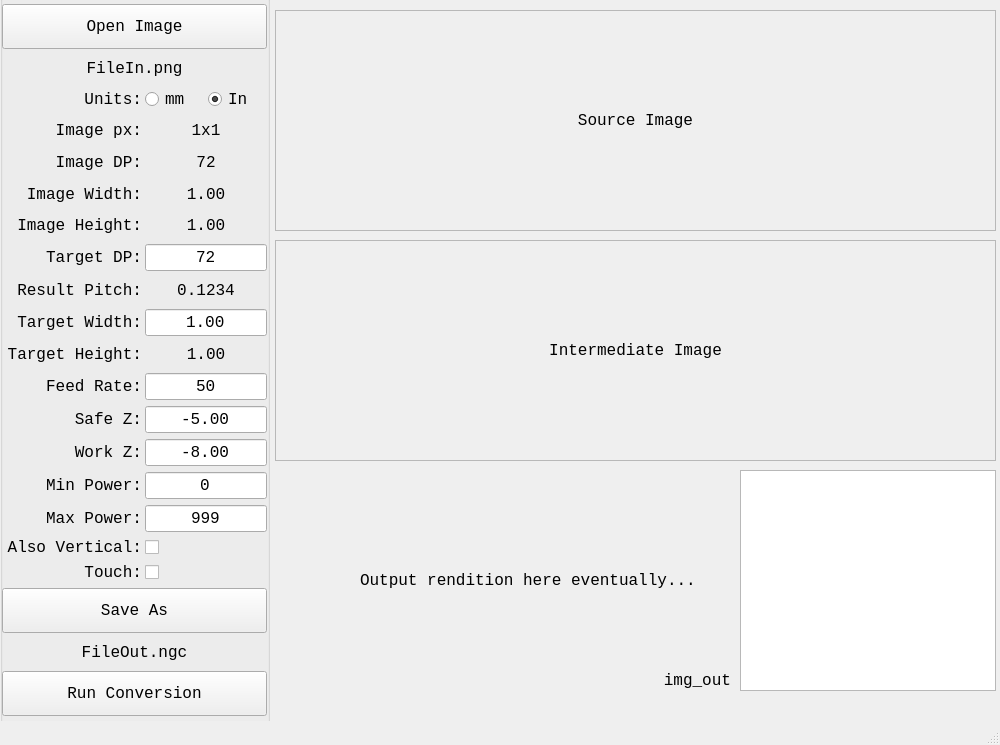
<?xml version="1.0" encoding="UTF-8"?>
<ui version="4.0">
 <class>MainWindow</class>
 <widget class="QMainWindow" name="MainWindow">
  <property name="geometry">
   <rect>
    <x>0</x>
    <y>0</y>
    <width>1000</width>
    <height>745</height>
   </rect>
  </property>
  <property name="minimumSize">
   <size>
    <width>1000</width>
    <height>745</height>
   </size>
  </property>
  <property name="font">
   <font>
    <family>Monospace</family>
    <pointsize>12</pointsize>
   </font>
  </property>
  <property name="windowTitle">
   <string>Image to laser PWM (M67 Mesa Analog Out) Converter</string>
  </property>
  <property name="windowIcon">
   <iconset>
    <normaloff>img2m67.ico</normaloff>img2m67.ico</iconset>
  </property>
  <property name="statusTip">
   <string>v0.01 Preliminary</string>
  </property>
  <widget class="QWidget" name="centralwidget">
   <widget class="QGroupBox" name="groupBox">
    <property name="geometry">
     <rect>
      <x>0</x>
      <y>-25</y>
      <width>270</width>
      <height>750</height>
     </rect>
    </property>
    <property name="sizePolicy">
     <sizepolicy hsizetype="Preferred" vsizetype="Preferred">
      <horstretch>0</horstretch>
      <verstretch>0</verstretch>
     </sizepolicy>
    </property>
    <property name="minimumSize">
     <size>
      <width>270</width>
      <height>750</height>
     </size>
    </property>
    <property name="maximumSize">
     <size>
      <width>270</width>
      <height>750</height>
     </size>
    </property>
    <property name="title">
     <string>Settings</string>
    </property>
    <property name="alignment">
     <set>Qt::AlignCenter</set>
    </property>
    <widget class="QWidget" name="gridLayoutWidget">
     <property name="geometry">
      <rect>
       <x>-1</x>
       <y>29</y>
       <width>271</width>
       <height>712</height>
      </rect>
     </property>
     <layout class="QGridLayout" name="gridLayout" rowminimumheight="0,0,0,0,0,0,0,0,0,0,0,0,0,0,0,0,0,0,0,0,0,0,0,0,0,0,0,0,0,0" columnminimumwidth="140,60,0">
      <property name="sizeConstraint">
       <enum>QLayout::SetDefaultConstraint</enum>
      </property>
      <property name="leftMargin">
       <number>3</number>
      </property>
      <property name="topMargin">
       <number>0</number>
      </property>
      <property name="rightMargin">
       <number>3</number>
      </property>
      <property name="bottomMargin">
       <number>0</number>
      </property>
      <property name="horizontalSpacing">
       <number>3</number>
      </property>
      <property name="verticalSpacing">
       <number>6</number>
      </property>
      <item row="29" column="0" colspan="3">
       <widget class="QPushButton" name="pb_convert">
        <property name="minimumSize">
         <size>
          <width>0</width>
          <height>45</height>
         </size>
        </property>
        <property name="statusTip">
         <string>Perform the conversion and save the file.</string>
        </property>
        <property name="text">
         <string>Run Conversion</string>
        </property>
       </widget>
      </item>
      <item row="18" column="1" colspan="2">
       <widget class="QLabel" name="lb_target_height">
        <property name="statusTip">
         <string>Output height, calculated.</string>
        </property>
        <property name="text">
         <string>1.00</string>
        </property>
        <property name="alignment">
         <set>Qt::AlignCenter</set>
        </property>
       </widget>
      </item>
      <item row="13" column="0">
       <widget class="QLabel" name="label_2">
        <property name="statusTip">
         <string>Dot-pitch of target, per unit measure.  Higher = more detail but smaller physical size.</string>
        </property>
        <property name="text">
         <string>Target DP:</string>
        </property>
        <property name="alignment">
         <set>Qt::AlignRight|Qt::AlignTrailing|Qt::AlignVCenter</set>
        </property>
       </widget>
      </item>
      <item row="6" column="1" colspan="2">
       <widget class="QLabel" name="lb_image_px">
        <property name="statusTip">
         <string>Input image size, in pixels.  More is always better.</string>
        </property>
        <property name="text">
         <string>1x1</string>
        </property>
        <property name="alignment">
         <set>Qt::AlignCenter</set>
        </property>
       </widget>
      </item>
      <item row="20" column="0">
       <widget class="QLabel" name="label_3">
        <property name="text">
         <string>Feed Rate:</string>
        </property>
        <property name="alignment">
         <set>Qt::AlignRight|Qt::AlignTrailing|Qt::AlignVCenter</set>
        </property>
       </widget>
      </item>
      <item row="4" column="0" colspan="3">
       <widget class="QLabel" name="lb_file_in">
        <property name="statusTip">
         <string>Name of the input image file.</string>
        </property>
        <property name="text">
         <string>FileIn.png</string>
        </property>
        <property name="alignment">
         <set>Qt::AlignCenter</set>
        </property>
       </widget>
      </item>
      <item row="8" column="1" colspan="2">
       <widget class="QLabel" name="lb_image_width">
        <property name="statusTip">
         <string>Image pixels wide / dp = physical width</string>
        </property>
        <property name="text">
         <string>1.00</string>
        </property>
        <property name="alignment">
         <set>Qt::AlignCenter</set>
        </property>
       </widget>
      </item>
      <item row="27" column="0" colspan="3">
       <widget class="QPushButton" name="pb_saveas">
        <property name="minimumSize">
         <size>
          <width>0</width>
          <height>45</height>
         </size>
        </property>
        <property name="statusTip">
         <string>Choose output .ngc file to save.</string>
        </property>
        <property name="text">
         <string>Save As</string>
        </property>
       </widget>
      </item>
      <item row="17" column="1" colspan="2">
       <widget class="QLineEdit" name="le_target_width">
        <property name="statusTip">
         <string>Float, output width, in physical units.</string>
        </property>
        <property name="text">
         <string>1.00</string>
        </property>
        <property name="alignment">
         <set>Qt::AlignCenter</set>
        </property>
       </widget>
      </item>
      <item row="25" column="1" colspan="2">
       <widget class="QCheckBox" name="cb_vertical">
        <property name="statusTip">
         <string>Also do a vertical pass; otherwise only horizontal.</string>
        </property>
        <property name="text">
         <string/>
        </property>
        <property name="checked">
         <bool>false</bool>
        </property>
       </widget>
      </item>
      <item row="5" column="0">
       <widget class="QLabel" name="label_11">
        <property name="statusTip">
         <string>Pick machine units.</string>
        </property>
        <property name="text">
         <string>Units:</string>
        </property>
        <property name="alignment">
         <set>Qt::AlignRight|Qt::AlignTrailing|Qt::AlignVCenter</set>
        </property>
       </widget>
      </item>
      <item row="24" column="1" colspan="2">
       <widget class="QLineEdit" name="le_power_max">
        <property name="statusTip">
         <string>Maximum power to use; LinuxCNC/Mesa do 12-bit PWM/48kHz; 999 gives 1k intensities with few digits.</string>
        </property>
        <property name="text">
         <string>999</string>
        </property>
        <property name="alignment">
         <set>Qt::AlignCenter</set>
        </property>
       </widget>
      </item>
      <item row="10" column="0">
       <widget class="QLabel" name="label_12">
        <property name="statusTip">
         <string>Native height of source image at that DP.</string>
        </property>
        <property name="text">
         <string>Image Height:</string>
        </property>
        <property name="alignment">
         <set>Qt::AlignRight|Qt::AlignTrailing|Qt::AlignVCenter</set>
        </property>
       </widget>
      </item>
      <item row="7" column="1" colspan="2">
       <widget class="QLabel" name="lb_image_dp">
        <property name="statusTip">
         <string>Source image resolution, in dots per unit length.  The higher this is, the more source detail.</string>
        </property>
        <property name="text">
         <string>72</string>
        </property>
        <property name="alignment">
         <set>Qt::AlignCenter</set>
        </property>
       </widget>
      </item>
      <item row="26" column="0">
       <widget class="QLabel" name="label_13">
        <property name="statusTip">
         <string>Whole keyboard is not supported (yet?)</string>
        </property>
        <property name="text">
         <string>Touch:</string>
        </property>
        <property name="alignment">
         <set>Qt::AlignRight|Qt::AlignTrailing|Qt::AlignVCenter</set>
        </property>
       </widget>
      </item>
      <item row="7" column="0">
       <widget class="QLabel" name="label_10">
        <property name="statusTip">
         <string>Dot-pitch of source image, per inch or mm.</string>
        </property>
        <property name="text">
         <string>Image DP:</string>
        </property>
        <property name="alignment">
         <set>Qt::AlignRight|Qt::AlignTrailing|Qt::AlignVCenter</set>
        </property>
       </widget>
      </item>
      <item row="21" column="1" colspan="2">
       <widget class="QLineEdit" name="le_safe_z">
        <property name="statusTip">
         <string>Float, distance to work for &quot;safe&quot; (laser off) moves.</string>
        </property>
        <property name="text">
         <string>-5.00</string>
        </property>
        <property name="alignment">
         <set>Qt::AlignCenter</set>
        </property>
       </widget>
      </item>
      <item row="15" column="0">
       <widget class="QLabel" name="label_14">
        <property name="statusTip">
         <string>The resulting distance between M1 instructions.</string>
        </property>
        <property name="text">
         <string>Result Pitch:</string>
        </property>
        <property name="alignment">
         <set>Qt::AlignRight|Qt::AlignTrailing|Qt::AlignVCenter</set>
        </property>
       </widget>
      </item>
      <item row="6" column="0">
       <widget class="QLabel" name="label_29">
        <property name="text">
         <string>Image px:</string>
        </property>
        <property name="alignment">
         <set>Qt::AlignRight|Qt::AlignTrailing|Qt::AlignVCenter</set>
        </property>
       </widget>
      </item>
      <item row="10" column="1" colspan="2">
       <widget class="QLabel" name="lb_image_height">
        <property name="statusTip">
         <string>Image pixels tall / dp = physical height</string>
        </property>
        <property name="text">
         <string>1.00</string>
        </property>
        <property name="alignment">
         <set>Qt::AlignCenter</set>
        </property>
       </widget>
      </item>
      <item row="25" column="0">
       <widget class="QLabel" name="label_8">
        <property name="statusTip">
         <string>This approximately doubles the amount of power into the work.</string>
        </property>
        <property name="text">
         <string>Also Vertical:</string>
        </property>
        <property name="alignment">
         <set>Qt::AlignRight|Qt::AlignTrailing|Qt::AlignVCenter</set>
        </property>
       </widget>
      </item>
      <item row="28" column="0" colspan="3">
       <widget class="QLabel" name="lb_file_out">
        <property name="statusTip">
         <string>Name of the file to save.</string>
        </property>
        <property name="text">
         <string>FileOut.ngc</string>
        </property>
        <property name="alignment">
         <set>Qt::AlignCenter</set>
        </property>
       </widget>
      </item>
      <item row="23" column="0">
       <widget class="QLabel" name="label_6">
        <property name="text">
         <string>Min Power:</string>
        </property>
        <property name="alignment">
         <set>Qt::AlignRight|Qt::AlignTrailing|Qt::AlignVCenter</set>
        </property>
       </widget>
      </item>
      <item row="17" column="0">
       <widget class="QLabel" name="label">
        <property name="statusTip">
         <string>Adjust output size; affects target DP and target height.</string>
        </property>
        <property name="text">
         <string>Target Width:</string>
        </property>
        <property name="alignment">
         <set>Qt::AlignRight|Qt::AlignTrailing|Qt::AlignVCenter</set>
        </property>
       </widget>
      </item>
      <item row="5" column="1">
       <widget class="QRadioButton" name="rb_mm">
        <property name="maximumSize">
         <size>
          <width>60</width>
          <height>16777215</height>
         </size>
        </property>
        <property name="statusTip">
         <string>Units: Millimeters</string>
        </property>
        <property name="text">
         <string>mm</string>
        </property>
       </widget>
      </item>
      <item row="26" column="1" colspan="2">
       <widget class="QCheckBox" name="cb_touch">
        <property name="statusTip">
         <string>Popup a keypad numeric entry for touch screens.</string>
        </property>
        <property name="text">
         <string/>
        </property>
        <property name="checked">
         <bool>false</bool>
        </property>
       </widget>
      </item>
      <item row="22" column="0">
       <widget class="QLabel" name="label_5">
        <property name="text">
         <string>Work Z:</string>
        </property>
        <property name="alignment">
         <set>Qt::AlignRight|Qt::AlignTrailing|Qt::AlignVCenter</set>
        </property>
       </widget>
      </item>
      <item row="21" column="0">
       <widget class="QLabel" name="label_4">
        <property name="text">
         <string>Safe Z:</string>
        </property>
        <property name="alignment">
         <set>Qt::AlignRight|Qt::AlignTrailing|Qt::AlignVCenter</set>
        </property>
       </widget>
      </item>
      <item row="24" column="0">
       <widget class="QLabel" name="label_7">
        <property name="statusTip">
         <string>NOTE in this version, this is currently limited internally due to PIL.</string>
        </property>
        <property name="text">
         <string>Max Power:</string>
        </property>
        <property name="alignment">
         <set>Qt::AlignRight|Qt::AlignTrailing|Qt::AlignVCenter</set>
        </property>
       </widget>
      </item>
      <item row="23" column="1" colspan="2">
       <widget class="QLineEdit" name="le_power_min">
        <property name="statusTip">
         <string>Integer, minimum power to use, generally 0 for totally off.</string>
        </property>
        <property name="text">
         <string>0</string>
        </property>
        <property name="alignment">
         <set>Qt::AlignCenter</set>
        </property>
       </widget>
      </item>
      <item row="18" column="0">
       <widget class="QLabel" name="label_31">
        <property name="statusTip">
         <string>Target height, in physical units.</string>
        </property>
        <property name="text">
         <string>Target Height:</string>
        </property>
        <property name="alignment">
         <set>Qt::AlignRight|Qt::AlignTrailing|Qt::AlignVCenter</set>
        </property>
       </widget>
      </item>
      <item row="0" column="0" colspan="3">
       <widget class="QPushButton" name="pb_open">
        <property name="minimumSize">
         <size>
          <width>0</width>
          <height>45</height>
         </size>
        </property>
        <property name="statusTip">
         <string>Choose input image to open.</string>
        </property>
        <property name="text">
         <string>Open Image</string>
        </property>
       </widget>
      </item>
      <item row="20" column="1" colspan="2">
       <widget class="QLineEdit" name="le_feedrate">
        <property name="statusTip">
         <string>Float, movement rate in units/min.  Note slower = more power into work.</string>
        </property>
        <property name="text">
         <string>50</string>
        </property>
        <property name="alignment">
         <set>Qt::AlignCenter</set>
        </property>
       </widget>
      </item>
      <item row="13" column="1" colspan="2">
       <widget class="QLineEdit" name="le_target_dp">
        <property name="statusTip">
         <string>Float target resolution; note the lower this is, the less resolution.</string>
        </property>
        <property name="text">
         <string>72</string>
        </property>
        <property name="alignment">
         <set>Qt::AlignCenter</set>
        </property>
       </widget>
      </item>
      <item row="8" column="0">
       <widget class="QLabel" name="label_9">
        <property name="statusTip">
         <string>Native width of source image at that DP.</string>
        </property>
        <property name="text">
         <string>Image Width:</string>
        </property>
        <property name="alignment">
         <set>Qt::AlignRight|Qt::AlignTrailing|Qt::AlignVCenter</set>
        </property>
       </widget>
      </item>
      <item row="22" column="1" colspan="2">
       <widget class="QLineEdit" name="le_work_z">
        <property name="statusTip">
         <string>Float, distance to work for laser-on moves.  This is the focus distance.</string>
        </property>
        <property name="text">
         <string>-8.00</string>
        </property>
        <property name="alignment">
         <set>Qt::AlignCenter</set>
        </property>
       </widget>
      </item>
      <item row="5" column="2">
       <widget class="QRadioButton" name="rb_in">
        <property name="maximumSize">
         <size>
          <width>60</width>
          <height>16777215</height>
         </size>
        </property>
        <property name="statusTip">
         <string>Units: Inches</string>
        </property>
        <property name="text">
         <string>In</string>
        </property>
        <property name="checked">
         <bool>true</bool>
        </property>
       </widget>
      </item>
      <item row="15" column="1" colspan="2">
       <widget class="QLabel" name="lb_width_pitch">
        <property name="statusTip">
         <string>Lower is finer detail.</string>
        </property>
        <property name="text">
         <string>0.1234</string>
        </property>
        <property name="alignment">
         <set>Qt::AlignCenter</set>
        </property>
       </widget>
      </item>
     </layout>
    </widget>
   </widget>
   <widget class="QLabel" name="label_36">
    <property name="geometry">
     <rect>
      <x>360</x>
      <y>570</y>
      <width>341</width>
      <height>21</height>
     </rect>
    </property>
    <property name="text">
     <string>Output rendition here eventually...</string>
    </property>
   </widget>
   <widget class="QGraphicsView" name="img_out">
    <property name="geometry">
     <rect>
      <x>740</x>
      <y>470</y>
      <width>256</width>
      <height>221</height>
     </rect>
    </property>
    <property name="statusTip">
     <string>Gcode output rendition.</string>
    </property>
   </widget>
   <widget class="QLabel" name="label_46">
    <property name="geometry">
     <rect>
      <x>540</x>
      <y>670</y>
      <width>191</width>
      <height>21</height>
     </rect>
    </property>
    <property name="layoutDirection">
     <enum>Qt::LeftToRight</enum>
    </property>
    <property name="text">
     <string>img_out</string>
    </property>
    <property name="alignment">
     <set>Qt::AlignRight|Qt::AlignTrailing|Qt::AlignVCenter</set>
    </property>
   </widget>
   <widget class="QLabel" name="img_src">
    <property name="geometry">
     <rect>
      <x>275</x>
      <y>10</y>
      <width>721</width>
      <height>221</height>
     </rect>
    </property>
    <property name="statusTip">
     <string>Unaltered Source image.</string>
    </property>
    <property name="frameShape">
     <enum>QFrame::StyledPanel</enum>
    </property>
    <property name="text">
     <string>Source Image</string>
    </property>
    <property name="alignment">
     <set>Qt::AlignCenter</set>
    </property>
   </widget>
   <widget class="QLabel" name="img_luma">
    <property name="geometry">
     <rect>
      <x>275</x>
      <y>240</y>
      <width>721</width>
      <height>221</height>
     </rect>
    </property>
    <property name="statusTip">
     <string>Processed intermediate image.</string>
    </property>
    <property name="frameShape">
     <enum>QFrame::StyledPanel</enum>
    </property>
    <property name="text">
     <string>Intermediate Image</string>
    </property>
    <property name="alignment">
     <set>Qt::AlignCenter</set>
    </property>
   </widget>
  </widget>
  <widget class="QStatusBar" name="statusBar">
   <property name="statusTip">
    <string/>
   </property>
  </widget>
 </widget>
 <tabstops>
  <tabstop>pb_open</tabstop>
  <tabstop>rb_mm</tabstop>
  <tabstop>rb_in</tabstop>
  <tabstop>le_target_dp</tabstop>
  <tabstop>le_target_width</tabstop>
  <tabstop>le_feedrate</tabstop>
  <tabstop>le_safe_z</tabstop>
  <tabstop>le_work_z</tabstop>
  <tabstop>le_power_min</tabstop>
  <tabstop>le_power_max</tabstop>
  <tabstop>cb_vertical</tabstop>
  <tabstop>cb_touch</tabstop>
  <tabstop>pb_saveas</tabstop>
  <tabstop>pb_convert</tabstop>
 </tabstops>
 <resources/>
 <connections/>
</ui>
